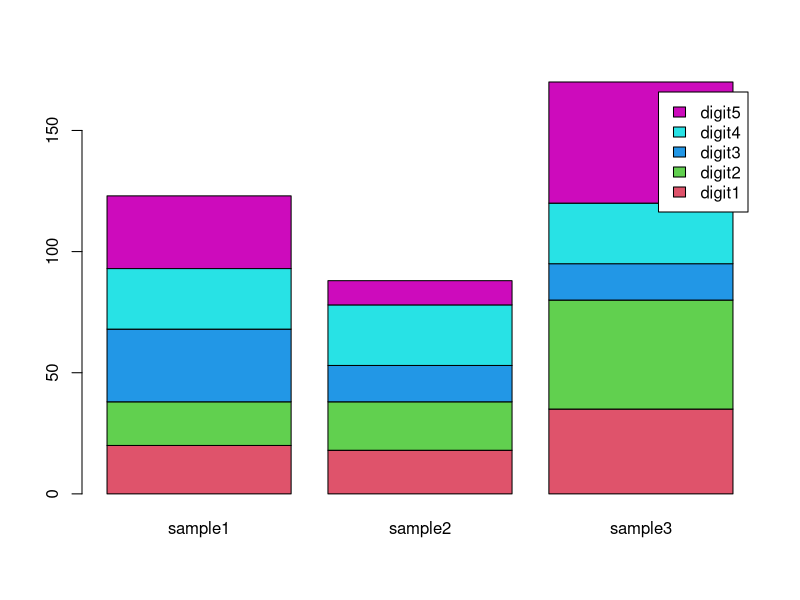

The R script that drew this image:
# Title     : TODO
# Objective : TODO
# Created by: justk
# Created on: 2021-09-20

digit <- read.table('./ch1/example5/digit.txt', header = T)
digit <- as.matrix(digit)
#par(mfrow = c(1, 1))
barplot(digit, legend.text = rownames(digit), col = 2:6)